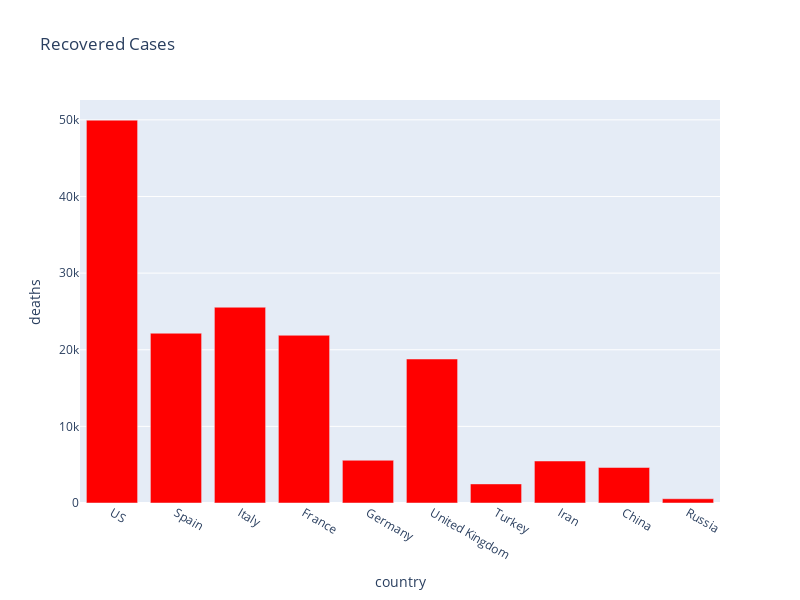

The code cell stored with this chart in its notebook:
### Markdown cell above
## <font color="red"> Graph for Death Cases </font>

### Code cell
px.bar(
    sorted_country_df.head(10),
    x = "country",
    y = "deaths",
    title= "Recovered Cases",
    color_discrete_sequence=["red"], 
    height=600,
    width=800
)

### Figure 1 — Plotly figure (JSON) as saved in the notebook; plotly's stock layout.template omitted (floating-point values rounded to 4 significant figures)
{"data": [{"alignmentgroup": "True", "hovertemplate": "country=%{x}<br>deaths=%{y}<extra></extra>", "legendgroup": "", "marker": {"color": "red"}, "name": "", "offsetgroup": "", "orientation": "v", "showlegend": false, "textposition": "auto", "type": "bar", "x": ["US", "Spain", "Italy", "France", "Germany", "United Kingdom", "Turkey", "Iran", "China", "Russia"], "xaxis": "x", "y": [49963, 22157, 25549, 21889, 5575, 18791, 2491, 5481, 4636, 555], "yaxis": "y"}], "layout": {"barmode": "relative", "height": 600, "legend": {"tracegroupgap": 0}, "title": {"text": "Recovered Cases"}, "width": 800, "xaxis": {"anchor": "y", "domain": [0, 1], "title": {"text": "country"}}, "yaxis": {"anchor": "x", "domain": [0, 1], "title": {"text": "deaths"}}}}
